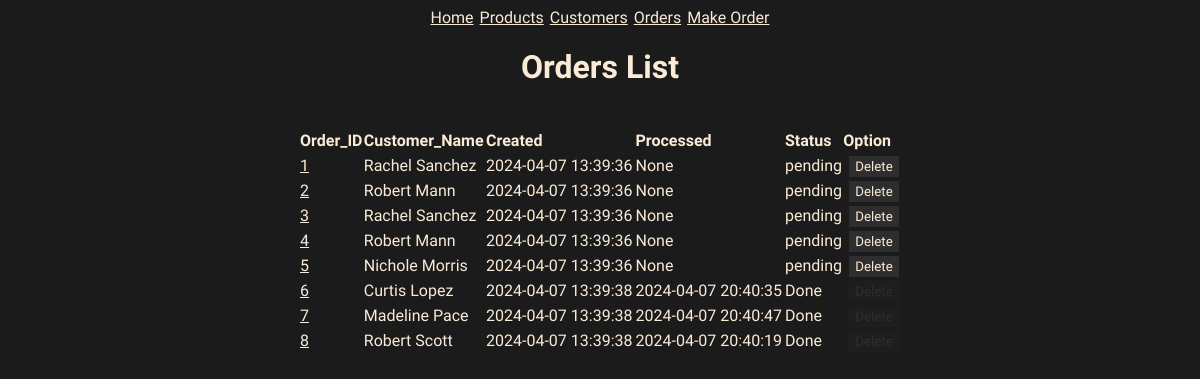
Screenshot of /orders/ with the database file from the repository.
### models.py (models this page shows, shortened)
class Order(db.Model):
    id = mapped_column(Integer, primary_key=True)
    customer_id = mapped_column(Integer, ForeignKey(Customer.id), nullable=False)
    customer = relationship("Customer", back_populates="orders")
    total = mapped_column(Numeric, nullable=False, default=0)
    items = relationship("ProductOrder", back_populates="order", cascade="all, delete-orphan")
    created = mapped_column(DateTime(timezone=True), default=datetime.now().replace(microsecond=0))
    processed = mapped_column(DateTime(timezone=True), nullable=True)

class Customer(db.Model):
    id = mapped_column(Integer, primary_key=True)
    name = mapped_column(String(50), nullable=False, unique=True)
    phone = mapped_column(String(50), nullable=False)
    balance = mapped_column(Numeric, nullable=False, default=0)
    orders = relationship("Order", back_populates="customer")

### routes/orders.py (the view)
@orders_bp.route("/", methods=['GET', 'POST'])
def orders_list():
        statement = db.select(Order).order_by(Order.id)
        records = db.session.execute(statement)
        results = records.scalars()
        return render_template("orders.html", orders = results, strategy="pending")

### templates/orders.html
{% extends "base.html" %}
{% block content %}
<h1>Orders List</h1>
<table>
    <thead>
        <tr>
            <th>Order_ID</th>
            <th>Customer_Name</th>
            <th>Created</th>
            <th>Processed</th>
            <th>Status</th>
            <th>Option</th>
        </tr>
    </thead>
    <tbody>
        {% for order in orders %}
        {% set class_name = "pending" %}
        {% if order.processed %}
        {% set class_name = "processed" %}
        {% endif %}
        <tr>
            <td><a href="/orders/{{order.id}}">{{ order.id }}</a></td>
            <td>{{ order.customer.name }}</td>
            <td>{{ order.created }}</td>
            <td>{{ order.processed }}</td>
            <td class="{{ class_name }}">
                {% if class_name == "processed" %}
                Done
                {% else %}
                {{ strategy }}
                {% endif %}</td>
            <td><a href="/orders/{{order.id}}/delete" class="btn {{ class_name }}"
                    onclick="return confirm('Are you sure to delete?')">Delete</a></td>
        </tr>
        {% endfor %}
    </tbody>
</table>
{% endblock %}

### static/style.css (style rules this page uses)
:root { --font-color: antiquewhite; --background: #1b1b1b; --bg-variant: #2e2e2e; --bg-variant-dark: #1f1e1e; }
body { display: flex; align-items: center; justify-content: center; background-color: var(--background); color: var(--font-color); font-family: "Roboto Condensed", sans-serif; }
a { color: var(--font-color); }
table { margin-top: 20px; width: 100%; border-collapse: collapse; }
th, td { text-align: left; padding: 3px 0; }
.btn { cursor: pointer; font-family: "Roboto Condensed", sans-serif; font-weight: 500; font-size: smaller; background-color: var(--bg-variant); color: var(--font-color); padding: 3px 6px; text-decoration: none; margin-left: 6px; }
.btn.processed { cursor: not-allowed; pointer-events: none; background-color: var(--bg-variant-dark); color: var(--bg-variant); }
.btn.pending { background-color: var(--bg-variant); color: var(--font-color); }

### rows the page displays
Order: id "1", customer.name "Rachel Sanchez", created "2024-04-07 13:39:36", processed "None", strategy "pending"
Order: id "2", customer.name "Robert Mann", created "2024-04-07 13:39:36", processed "None", strategy "pending"
Order: id "3", customer.name "Rachel Sanchez", created "2024-04-07 13:39:36", processed "None", strategy "pending"
Order: id "4", customer.name "Robert Mann", created "2024-04-07 13:39:36", processed "None", strategy "pending"
Order: id "5", customer.name "Nichole Morris", created "2024-04-07 13:39:36", processed "None", strategy "pending"
Order: id "6", customer.name "Curtis Lopez", created "2024-04-07 13:39:38", processed "2024-04-07 20:40:35", shows "Done"
Order: id "7", customer.name "Madeline Pace", created "2024-04-07 13:39:38", processed "2024-04-07 20:40:47", shows "Done"
Order: id "8", customer.name "Robert Scott", created "2024-04-07 13:39:38", processed "2024-04-07 20:40:19", shows "Done"
